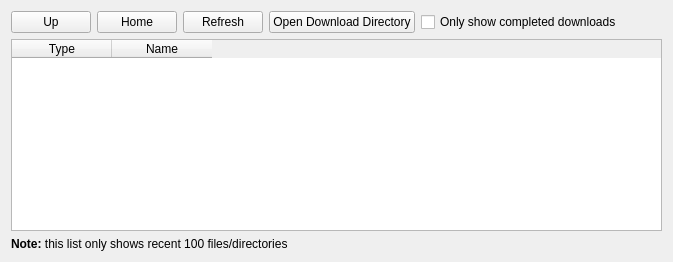
      <widget class="QWidget" name="tab_5">
       <attribute name="icon">
        <iconset resource="icons.qrc">
         <normaloff>:/icons/folder_download.png</normaloff>:/icons/folder_download.png</iconset>
       </attribute>
       <attribute name="title">
        <string>Downloads</string>
       </attribute>
       <layout class="QVBoxLayout" name="verticalLayout_10">
        <item>
         <layout class="QHBoxLayout" name="horizontalLayout_19">
          <item>
           <widget class="QPushButton" name="pbLibraryUp">
            <property name="toolTip">
             <string>Up one level</string>
            </property>
            <property name="text">
             <string>Up</string>
            </property>
            <property name="icon">
             <iconset resource="icons.qrc">
              <normaloff>:/icons/up.png</normaloff>:/icons/up.png</iconset>
            </property>
            <property name="iconSize">
             <size>
              <width>22</width>
              <height>22</height>
             </size>
            </property>
           </widget>
          </item>
          <item>
           <widget class="QPushButton" name="pbLibraryHome">
            <property name="toolTip">
             <string>Go Download Directory</string>
            </property>
            <property name="text">
             <string>Home</string>
            </property>
            <property name="icon">
             <iconset resource="icons.qrc">
              <normaloff>:/icons/home.png</normaloff>:/icons/home.png</iconset>
            </property>
            <property name="iconSize">
             <size>
              <width>22</width>
              <height>22</height>
             </size>
            </property>
           </widget>
          </item>
          <item>
           <widget class="QPushButton" name="pbLibraryRefresh">
            <property name="toolTip">
             <string>Reload content in Download directory</string>
            </property>
            <property name="text">
             <string>Refresh</string>
            </property>
            <property name="icon">
             <iconset resource="icons.qrc">
              <normaloff>:/icons/button_blue_repeat.png</normaloff>:/icons/button_blue_repeat.png</iconset>
            </property>
            <property name="iconSize">
             <size>
              <width>22</width>
              <height>22</height>
             </size>
            </property>
           </widget>
          </item>
          <item>
           <widget class="QPushButton" name="pbLibraryDowloadFolder">
            <property name="toolTip">
             <string>Open Download directory in File Manager</string>
            </property>
            <property name="text">
             <string>Open Download Directory</string>
            </property>
            <property name="icon">
             <iconset resource="icons.qrc">
              <normaloff>:/icons/folder_open.png</normaloff>:/icons/folder_open.png</iconset>
            </property>
            <property name="iconSize">
             <size>
              <width>22</width>
              <height>22</height>
             </size>
            </property>
           </widget>
          </item>
          <item>
           <widget class="QCheckBox" name="onlyCompletedCheckBox">
            <property name="text">
             <string>Only show completed downloads</string>
            </property>
           </widget>
          </item>
          <item>
           <spacer name="horizontalSpacer_4">
            <property name="orientation">
             <enum>Qt::Orientation::Horizontal</enum>
            </property>
            <property name="sizeHint" stdset="0">
             <size>
              <width>40</width>
              <height>20</height>
             </size>
            </property>
           </spacer>
          </item>
         </layout>
        </item>
        <item>
         <widget class="QTableWidget" name="tableWidgetLibrary">
          <property name="editTriggers">
           <set>QAbstractItemView::EditTrigger::NoEditTriggers</set>
          </property>
          <property name="tabKeyNavigation">
           <bool>false</bool>
          </property>
          <property name="showDropIndicator" stdset="0">
           <bool>false</bool>
          </property>
          <property name="selectionMode">
           <enum>QAbstractItemView::SelectionMode::NoSelection</enum>
          </property>
          <property name="selectionBehavior">
           <enum>QAbstractItemView::SelectionBehavior::SelectItems</enum>
          </property>
          <property name="verticalScrollMode">
           <enum>QAbstractItemView::ScrollMode::ScrollPerPixel</enum>
          </property>
          <property name="gridStyle">
           <enum>Qt::PenStyle::SolidLine</enum>
          </property>
          <column>
           <property name="text">
            <string>Type</string>
           </property>
          </column>
          <column>
           <property name="text">
            <string notr="true">Name</string>
           </property>
          </column>
         </widget>
        </item>
        <item>
         <widget class="QLabel" name="label_7">
          <property name="text">
           <string>&lt;html&gt;&lt;head/&gt;&lt;body&gt;&lt;p&gt;&lt;span style=&quot; font-weight:700;&quot;&gt;Note: &lt;/span&gt;this list only shows recent 100 files/directories&lt;/p&gt;&lt;/body&gt;&lt;/html&gt;</string>
          </property>
         </widget>
        </item>
       </layout>
      </widget>
